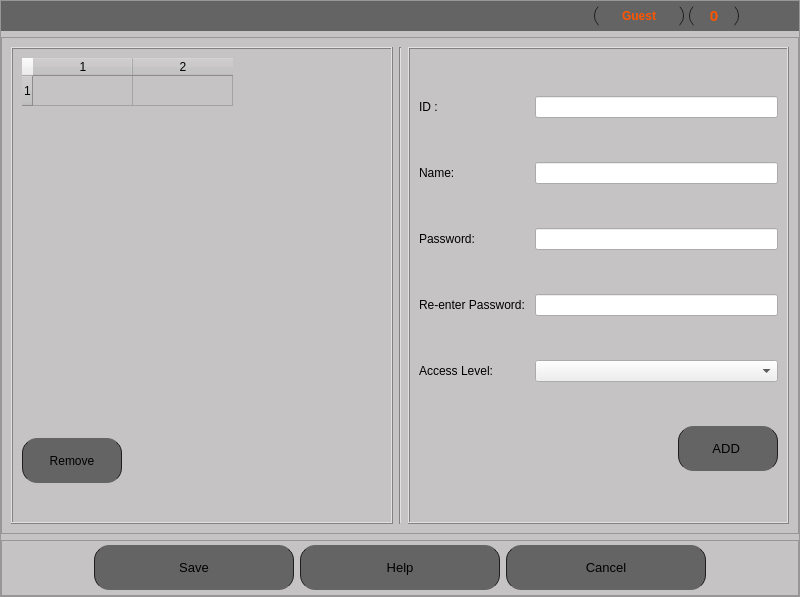
<?xml version="1.0" encoding="UTF-8"?>
<ui version="4.0">
 <class>MainWindow</class>
 <widget class="QMainWindow" name="MainWindow">
  <property name="geometry">
   <rect>
    <x>0</x>
    <y>0</y>
    <width>800</width>
    <height>597</height>
   </rect>
  </property>
  <property name="windowTitle">
   <string>MainWindow</string>
  </property>
  <widget class="QWidget" name="centralwidget">
   <layout class="QHBoxLayout" name="horizontalLayout_2">
    <property name="leftMargin">
     <number>0</number>
    </property>
    <property name="topMargin">
     <number>0</number>
    </property>
    <property name="rightMargin">
     <number>0</number>
    </property>
    <property name="bottomMargin">
     <number>0</number>
    </property>
    <item>
     <widget class="QFrame" name="frame">
      <property name="sizePolicy">
       <sizepolicy hsizetype="Expanding" vsizetype="Expanding">
        <horstretch>0</horstretch>
        <verstretch>0</verstretch>
       </sizepolicy>
      </property>
      <property name="autoFillBackground">
       <bool>false</bool>
      </property>
      <property name="styleSheet">
       <string notr="true">QFrame {
	background-color: rgb(197 , 195,196);

}
</string>
      </property>
      <property name="frameShape">
       <enum>QFrame::StyledPanel</enum>
      </property>
      <property name="frameShadow">
       <enum>QFrame::Raised</enum>
      </property>
      <layout class="QVBoxLayout" name="verticalLayout_4">
       <property name="leftMargin">
        <number>0</number>
       </property>
       <property name="topMargin">
        <number>0</number>
       </property>
       <property name="rightMargin">
        <number>0</number>
       </property>
       <property name="bottomMargin">
        <number>0</number>
       </property>
       <item>
        <widget class="QFrame" name="headerFrame">
         <property name="minimumSize">
          <size>
           <width>0</width>
           <height>0</height>
          </size>
         </property>
         <property name="styleSheet">
          <string notr="true">background-color: rgb(100,100,100);</string>
         </property>
         <property name="frameShape">
          <enum>QFrame::NoFrame</enum>
         </property>
         <property name="frameShadow">
          <enum>QFrame::Raised</enum>
         </property>
         <layout class="QHBoxLayout" name="horizontalLayout_3">
          <property name="spacing">
           <number>0</number>
          </property>
          <property name="leftMargin">
           <number>0</number>
          </property>
          <property name="topMargin">
           <number>0</number>
          </property>
          <property name="rightMargin">
           <number>0</number>
          </property>
          <property name="bottomMargin">
           <number>0</number>
          </property>
          <item>
           <widget class="QLabel" name="label">
            <property name="enabled">
             <bool>true</bool>
            </property>
            <property name="maximumSize">
             <size>
              <width>150</width>
              <height>100</height>
             </size>
            </property>
            <property name="text">
             <string/>
            </property>
            <property name="pixmap">
             <pixmap>C:/Users/milad/Desktop/dorsa2.png</pixmap>
            </property>
            <property name="scaledContents">
             <bool>true</bool>
            </property>
            <property name="alignment">
             <set>Qt::AlignLeading|Qt::AlignLeft|Qt::AlignTop</set>
            </property>
            <property name="margin">
             <number>-1</number>
            </property>
            <property name="indent">
             <number>4</number>
            </property>
           </widget>
          </item>
          <item>
           <spacer name="horizontalSpacer">
            <property name="orientation">
             <enum>Qt::Horizontal</enum>
            </property>
            <property name="sizeHint" stdset="0">
             <size>
              <width>370</width>
              <height>13</height>
             </size>
            </property>
           </spacer>
          </item>
          <item>
           <spacer name="horizontalSpacer_3">
            <property name="orientation">
             <enum>Qt::Horizontal</enum>
            </property>
            <property name="sizeHint" stdset="0">
             <size>
              <width>326</width>
              <height>13</height>
             </size>
            </property>
           </spacer>
          </item>
          <item alignment="Qt::AlignRight">
           <widget class="QFrame" name="userFrame">
            <property name="minimumSize">
             <size>
              <width>404</width>
              <height>30</height>
             </size>
            </property>
            <property name="maximumSize">
             <size>
              <width>200</width>
              <height>30</height>
             </size>
            </property>
            <property name="styleSheet">
             <string notr="true">QFrame {
	background-color: rgb(100,100,100);
}</string>
            </property>
            <property name="frameShape">
             <enum>QFrame::NoFrame</enum>
            </property>
            <property name="frameShadow">
             <enum>QFrame::Raised</enum>
            </property>
            <layout class="QHBoxLayout" name="horizontalLayout_4">
             <property name="spacing">
              <number>5</number>
             </property>
             <property name="leftMargin">
              <number>0</number>
             </property>
             <property name="topMargin">
              <number>0</number>
             </property>
             <property name="rightMargin">
              <number>20</number>
             </property>
             <property name="bottomMargin">
              <number>0</number>
             </property>
             <item alignment="Qt::AlignRight">
              <widget class="QLabel" name="login_welcome">
               <property name="font">
                <font>
                 <family>Times New Roman</family>
                 <pointsize>14</pointsize>
                </font>
               </property>
               <property name="text">
                <string/>
               </property>
              </widget>
             </item>
             <item>
              <widget class="QPushButton" name="user_btn">
               <property name="enabled">
                <bool>false</bool>
               </property>
               <property name="minimumSize">
                <size>
                 <width>90</width>
                 <height>26</height>
                </size>
               </property>
               <property name="maximumSize">
                <size>
                 <width>90</width>
                 <height>26</height>
                </size>
               </property>
               <property name="font">
                <font>
                 <weight>75</weight>
                 <bold>true</bold>
                </font>
               </property>
               <property name="styleSheet">
                <string notr="true">QPushButton {
	border: none;
	background-color: rgb(100,100,100);
	border-left: 1px solid rgb(30, 30, 30);
	border-right:1px solid rgb(30, 30, 30);
	color: rgb(255, 85, 0);
	border-radius: 13px;
}

QPushButton:hover {
border: 1px solid rgb(0,0, 0);
}

QPushButton:pressed {
	background-color: rgb(25, 25, 25);
}
</string>
               </property>
               <property name="text">
                <string>Guest</string>
               </property>
               <property name="icon">
                <iconset resource="resources.qrc">
                 <normaloff>:/icons/icons/icons8_account_1.svg</normaloff>:/icons/icons/icons8_account_1.svg</iconset>
               </property>
               <property name="iconSize">
                <size>
                 <width>25</width>
                 <height>25</height>
                </size>
               </property>
              </widget>
             </item>
             <item>
              <widget class="QPushButton" name="toggleButton_6">
               <property name="minimumSize">
                <size>
                 <width>50</width>
                 <height>26</height>
                </size>
               </property>
               <property name="maximumSize">
                <size>
                 <width>50</width>
                 <height>26</height>
                </size>
               </property>
               <property name="font">
                <font>
                 <pointsize>11</pointsize>
                 <weight>75</weight>
                 <bold>true</bold>
                </font>
               </property>
               <property name="styleSheet">
                <string notr="true">QPushButton {
	border: none;
	background-color: rgb(100,100,100);
	border-left: 1px solid rgb(30, 30, 30);
	border-right:1px solid rgb(30, 30, 30);
	color: rgb(255, 85, 0);
	border-radius: 13px;
}

QPushButton:hover {
border: 1px solid rgb(0,0, 0);
}

QPushButton:pressed {
	background-color: rgb(25, 25, 25);
}
</string>
               </property>
               <property name="text">
                <string>0</string>
               </property>
               <property name="icon">
                <iconset resource="resources.qrc">
                 <normaloff>:/icons/icons/icons8_alarm.svg</normaloff>:/icons/icons/icons8_alarm.svg</iconset>
               </property>
               <property name="iconSize">
                <size>
                 <width>20</width>
                 <height>20</height>
                </size>
               </property>
              </widget>
             </item>
            </layout>
           </widget>
          </item>
          <item>
           <spacer name="horizontalSpacer_2">
            <property name="orientation">
             <enum>Qt::Horizontal</enum>
            </property>
            <property name="sizeHint" stdset="0">
             <size>
              <width>58</width>
              <height>13</height>
             </size>
            </property>
           </spacer>
          </item>
          <item>
           <widget class="QPushButton" name="close_btn_2">
            <property name="minimumSize">
             <size>
              <width>40</width>
              <height>30</height>
             </size>
            </property>
            <property name="maximumSize">
             <size>
              <width>40</width>
              <height>30</height>
             </size>
            </property>
            <property name="styleSheet">
             <string notr="true">QPushButton {
	border: none;
	background-color: rgb(100,100,100);
}

QPushButton:hover {
	background-color: rgb(255, 38, 0);
}

QPushButton:pressed {
	background-color: rgb(255, 0, 0);
}</string>
            </property>
            <property name="text">
             <string/>
            </property>
            <property name="icon">
             <iconset resource="resources.qrc">
              <normaloff>:/icons/icons/icons8_multiply.svg</normaloff>:/icons/icons/icons8_multiply.svg</iconset>
            </property>
            <property name="iconSize">
             <size>
              <width>30</width>
              <height>30</height>
             </size>
            </property>
           </widget>
          </item>
         </layout>
        </widget>
       </item>
       <item>
        <widget class="QFrame" name="frame_4">
         <property name="minimumSize">
          <size>
           <width>0</width>
           <height>80</height>
          </size>
         </property>
         <property name="frameShape">
          <enum>QFrame::StyledPanel</enum>
         </property>
         <property name="frameShadow">
          <enum>QFrame::Raised</enum>
         </property>
         <layout class="QHBoxLayout" name="horizontalLayout_9">
          <item>
           <widget class="QFrame" name="frame_5">
            <property name="minimumSize">
             <size>
              <width>70</width>
              <height>0</height>
             </size>
            </property>
            <property name="frameShape">
             <enum>QFrame::Box</enum>
            </property>
            <property name="frameShadow">
             <enum>QFrame::Raised</enum>
            </property>
            <layout class="QVBoxLayout" name="verticalLayout">
             <item>
              <widget class="QTableWidget" name="table_remove_user">
               <property name="layoutDirection">
                <enum>Qt::LeftToRight</enum>
               </property>
               <property name="styleSheet">
                <string notr="true">border:None;</string>
               </property>
               <property name="frameShape">
                <enum>QFrame::Box</enum>
               </property>
               <property name="frameShadow">
                <enum>QFrame::Plain</enum>
               </property>
               <property name="midLineWidth">
                <number>1</number>
               </property>
               <property name="textElideMode">
                <enum>Qt::ElideRight</enum>
               </property>
               <property name="rowCount">
                <number>1</number>
               </property>
               <property name="columnCount">
                <number>2</number>
               </property>
               <row/>
               <column/>
               <column/>
              </widget>
             </item>
             <item>
              <widget class="QPushButton" name="remove_btn">
               <property name="minimumSize">
                <size>
                 <width>100</width>
                 <height>45</height>
                </size>
               </property>
               <property name="maximumSize">
                <size>
                 <width>100</width>
                 <height>45</height>
                </size>
               </property>
               <property name="cursor">
                <cursorShape>PointingHandCursor</cursorShape>
               </property>
               <property name="styleSheet">
                <string notr="true">QPushButton {
	background-color: rgb(100,100,100);
	color: rgb(0,0,0);
	border: none;
	text-align:center;
	border-radius: 15px;
	border-left: 1px solid rgb(30, 30, 30);
	border-right:1px solid rgb(30, 30, 30);
}

QPushButton:hover {
border: 1px solid rgb(0,0, 0);
}

QPushButton:pressed {
	background-color: rgb(0, 0, 0);
}

</string>
               </property>
               <property name="text">
                <string>Remove</string>
               </property>
              </widget>
             </item>
             <item>
              <widget class="QLabel" name="message_show_delete">
               <property name="text">
                <string/>
               </property>
              </widget>
             </item>
             <item>
              <spacer name="verticalSpacer">
               <property name="orientation">
                <enum>Qt::Vertical</enum>
               </property>
               <property name="sizeType">
                <enum>QSizePolicy::Fixed</enum>
               </property>
               <property name="sizeHint" stdset="0">
                <size>
                 <width>20</width>
                 <height>10</height>
                </size>
               </property>
              </spacer>
             </item>
            </layout>
           </widget>
          </item>
          <item>
           <widget class="Line" name="line">
            <property name="orientation">
             <enum>Qt::Vertical</enum>
            </property>
           </widget>
          </item>
          <item>
           <widget class="QFrame" name="frame_2">
            <property name="layoutDirection">
             <enum>Qt::RightToLeft</enum>
            </property>
            <property name="styleSheet">
             <string notr="true"/>
            </property>
            <property name="frameShape">
             <enum>QFrame::Box</enum>
            </property>
            <property name="frameShadow">
             <enum>QFrame::Raised</enum>
            </property>
            <property name="lineWidth">
             <number>1</number>
            </property>
            <layout class="QGridLayout" name="gridLayout">
             <property name="leftMargin">
              <number>9</number>
             </property>
             <item row="2" column="2">
              <widget class="QLineEdit" name="lineEdit_2"/>
             </item>
             <item row="3" column="3">
              <widget class="QLabel" name="label_7">
               <property name="text">
                <string>Re-enter Password: </string>
               </property>
              </widget>
             </item>
             <item row="0" column="3">
              <widget class="QLabel" name="label_3">
               <property name="text">
                <string>ID :</string>
               </property>
              </widget>
             </item>
             <item row="3" column="2">
              <widget class="QLineEdit" name="lineEdit_4"/>
             </item>
             <item row="5" column="2">
              <widget class="QComboBox" name="comboBox">
               <property name="layoutDirection">
                <enum>Qt::LeftToRight</enum>
               </property>
              </widget>
             </item>
             <item row="2" column="3">
              <widget class="QLabel" name="label_4">
               <property name="text">
                <string>Password: </string>
               </property>
              </widget>
             </item>
             <item row="1" column="2">
              <widget class="QLineEdit" name="lineEdit_3"/>
             </item>
             <item row="0" column="2">
              <widget class="QLineEdit" name="lineEdit"/>
             </item>
             <item row="1" column="3">
              <widget class="QLabel" name="label_5">
               <property name="text">
                <string>Name:</string>
               </property>
              </widget>
             </item>
             <item row="5" column="3">
              <widget class="QLabel" name="label_6">
               <property name="text">
                <string>Access Level:</string>
               </property>
              </widget>
             </item>
             <item row="6" column="2">
              <widget class="QPushButton" name="add_btn">
               <property name="sizePolicy">
                <sizepolicy hsizetype="Fixed" vsizetype="Fixed">
                 <horstretch>0</horstretch>
                 <verstretch>0</verstretch>
                </sizepolicy>
               </property>
               <property name="minimumSize">
                <size>
                 <width>100</width>
                 <height>45</height>
                </size>
               </property>
               <property name="maximumSize">
                <size>
                 <width>100</width>
                 <height>45</height>
                </size>
               </property>
               <property name="font">
                <font>
                 <pointsize>10</pointsize>
                 <weight>50</weight>
                 <bold>false</bold>
                </font>
               </property>
               <property name="cursor">
                <cursorShape>PointingHandCursor</cursorShape>
               </property>
               <property name="styleSheet">
                <string notr="true">QPushButton {
	background-color: rgb(100,100,100);
	color: rgb(0,0,0);
	border: none;
	text-align:center;
	border-radius: 15px;
	border-left: 1px solid rgb(30, 30, 30);
	border-right:1px solid rgb(30, 30, 30);
}

QPushButton:hover {
border: 1px solid rgb(0,0, 0);
}

QPushButton:pressed {
	background-color: rgb(0, 0, 0);
}

</string>
               </property>
               <property name="text">
                <string>ADD </string>
               </property>
               <property name="icon">
                <iconset>
                 <normaloff>icons/ok.svg</normaloff>icons/ok.svg</iconset>
               </property>
               <property name="iconSize">
                <size>
                 <width>30</width>
                 <height>30</height>
                </size>
               </property>
              </widget>
             </item>
             <item row="6" column="3">
              <widget class="QLabel" name="show_message">
               <property name="text">
                <string/>
               </property>
              </widget>
             </item>
            </layout>
           </widget>
          </item>
         </layout>
        </widget>
       </item>
       <item>
        <widget class="QFrame" name="frame_3">
         <property name="minimumSize">
          <size>
           <width>0</width>
           <height>56</height>
          </size>
         </property>
         <property name="frameShape">
          <enum>QFrame::StyledPanel</enum>
         </property>
         <property name="frameShadow">
          <enum>QFrame::Raised</enum>
         </property>
         <layout class="QHBoxLayout" name="horizontalLayout_8">
          <property name="leftMargin">
           <number>0</number>
          </property>
          <property name="topMargin">
           <number>0</number>
          </property>
          <property name="rightMargin">
           <number>0</number>
          </property>
          <property name="bottomMargin">
           <number>0</number>
          </property>
          <item>
           <layout class="QHBoxLayout" name="horizontalLayout">
            <item>
             <widget class="QPushButton" name="save_close_btn">
              <property name="sizePolicy">
               <sizepolicy hsizetype="Fixed" vsizetype="Fixed">
                <horstretch>0</horstretch>
                <verstretch>0</verstretch>
               </sizepolicy>
              </property>
              <property name="minimumSize">
               <size>
                <width>200</width>
                <height>45</height>
               </size>
              </property>
              <property name="maximumSize">
               <size>
                <width>200</width>
                <height>45</height>
               </size>
              </property>
              <property name="font">
               <font>
                <pointsize>10</pointsize>
                <weight>50</weight>
                <bold>false</bold>
               </font>
              </property>
              <property name="cursor">
               <cursorShape>PointingHandCursor</cursorShape>
              </property>
              <property name="styleSheet">
               <string notr="true">QPushButton {
	background-color: rgb(100,100,100);
	color: rgb(0,0,0);
	border: none;
	text-align: center;
	border-radius: 15px;
	border-left: 1px solid rgb(30, 30, 30);
	border-right:1px solid rgb(30, 30, 30);
}

QPushButton:hover {
border: 1px solid rgb(0,0, 0);
}

QPushButton:pressed {
	background-color: rgb(0, 0, 0);
}

</string>
              </property>
              <property name="text">
               <string>Save</string>
              </property>
             </widget>
            </item>
            <item>
             <widget class="QPushButton" name="help_btn">
              <property name="sizePolicy">
               <sizepolicy hsizetype="Fixed" vsizetype="Fixed">
                <horstretch>0</horstretch>
                <verstretch>0</verstretch>
               </sizepolicy>
              </property>
              <property name="minimumSize">
               <size>
                <width>200</width>
                <height>45</height>
               </size>
              </property>
              <property name="maximumSize">
               <size>
                <width>200</width>
                <height>45</height>
               </size>
              </property>
              <property name="font">
               <font>
                <pointsize>10</pointsize>
                <weight>50</weight>
                <bold>false</bold>
               </font>
              </property>
              <property name="cursor">
               <cursorShape>PointingHandCursor</cursorShape>
              </property>
              <property name="styleSheet">
               <string notr="true">QPushButton {
	background-color: rgb(100,100,100);
	color: rgb(0,0,0);
	border: none;
	text-align: center;

	border-radius: 15px;
	border-left: 1px solid rgb(30, 30, 30);
	border-right:1px solid rgb(30, 30, 30);
}

QPushButton:hover {
border: 1px solid rgb(0,0, 0);
}

QPushButton:pressed {
	background-color: rgb(0, 0, 0);
}

</string>
              </property>
              <property name="text">
               <string>Help</string>
              </property>
             </widget>
            </item>
            <item>
             <widget class="QPushButton" name="close_btn">
              <property name="sizePolicy">
               <sizepolicy hsizetype="Fixed" vsizetype="Fixed">
                <horstretch>0</horstretch>
                <verstretch>0</verstretch>
               </sizepolicy>
              </property>
              <property name="minimumSize">
               <size>
                <width>200</width>
                <height>45</height>
               </size>
              </property>
              <property name="maximumSize">
               <size>
                <width>200</width>
                <height>45</height>
               </size>
              </property>
              <property name="font">
               <font>
                <pointsize>10</pointsize>
                <weight>50</weight>
                <bold>false</bold>
               </font>
              </property>
              <property name="cursor">
               <cursorShape>PointingHandCursor</cursorShape>
              </property>
              <property name="styleSheet">
               <string notr="true">QPushButton {
	background-color: rgb(100,100,100);
	color: rgb(0,0,0);
	border: none;
	text-align: center;
	border-radius: 15px;
	border-left: 1px solid rgb(30, 30, 30);
	border-right:1px solid rgb(30, 30, 30);
}

QPushButton:hover {
border: 1px solid rgb(0,0, 0);
}

QPushButton:pressed {
	background-color: rgb(0, 0, 0);
}

</string>
              </property>
              <property name="text">
               <string>Cancel</string>
              </property>
             </widget>
            </item>
           </layout>
          </item>
         </layout>
        </widget>
       </item>
      </layout>
     </widget>
    </item>
   </layout>
  </widget>
 </widget>
 <resources>
  <include location="resources.qrc"/>
 </resources>
 <connections/>
</ui>
